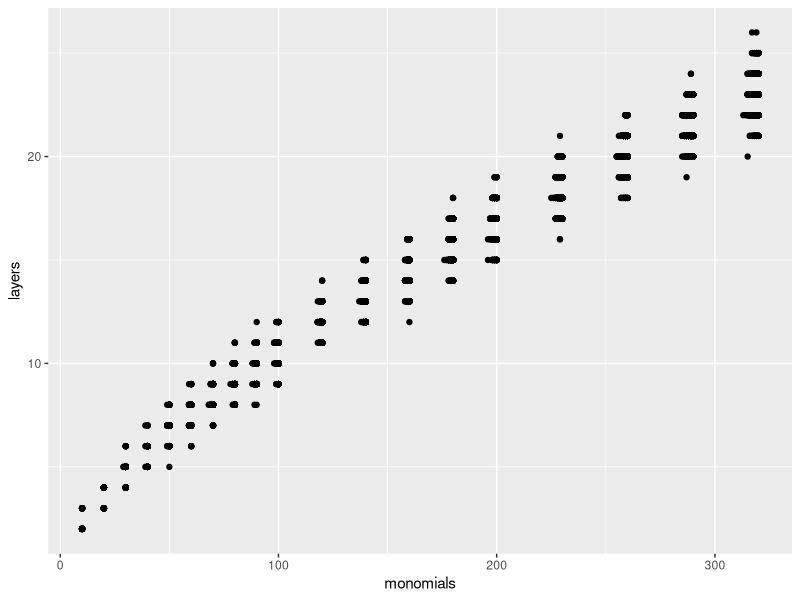
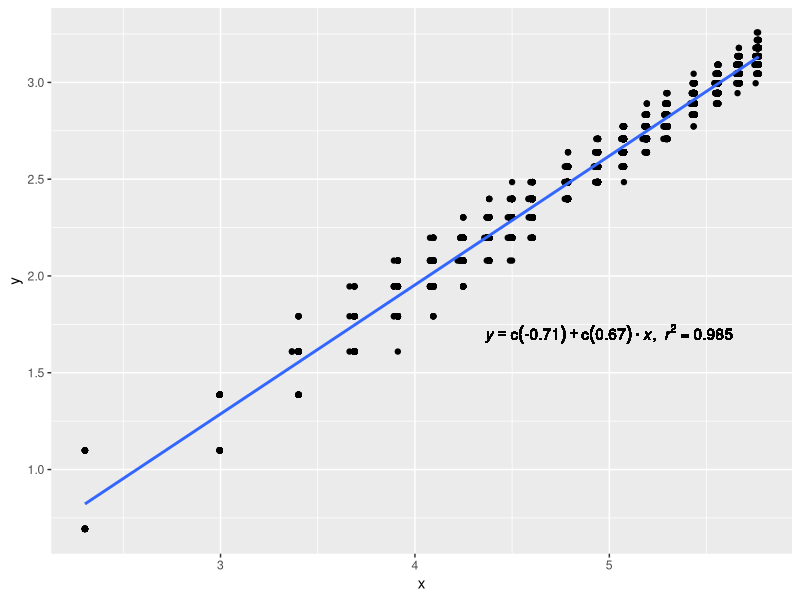

The R script that drew these images, in order:
## ---- chunk 1
values <- read.csv("values.csv", header = T);
## ---- chunk 2
head(values)
library("ggplot2")
## ---- chunk 3
ggplot(data=values, aes(monomials, layers)) + geom_point()
## ---- chunk 4
linear_equation <- function(df){
    m <- lm(y ~ x, df);
    eq <- substitute(italic(y) == a + b %.% italic(x)*","~~italic(r)^2~"="~r2, 
         list(a = format(coef(m)[1], digits = 2), 
              b = format(coef(m)[2], digits = 2), 
             r2 = format(summary(m)$r.squared, digits = 3)))
    as.character(as.expression(eq));                 
}

values$x = log(values$monomials);
values$y = log(values$layers);
p <- ggplot(data=values, aes(x,y)) + geom_point() + geom_smooth(method="lm")
p + geom_text(data=NULL, "x" = 5, "y" = 1.7, label = linear_equation(values), parse = TRUE)
